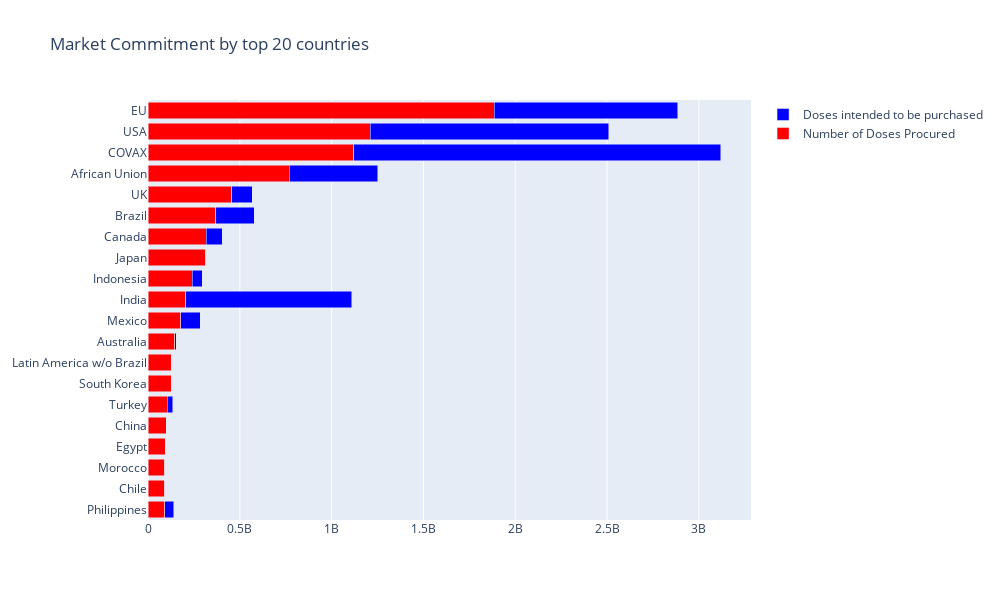

The code cell stored with this chart in its notebook:
### Code cell
fig = go.Figure()
fig.add_trace(go.Bar(
    y=df_purchase.index[-20:].values,
    x=df_purchase['Number of Doses Procured'][-20:].values,
    name='Number of Doses Procured',
    orientation='h',
    marker=dict(
        color='red',
        
    )
))
fig.add_trace(go.Bar(
    y=df_purchase.index[-20:].values,
    x=df_purchase[' Doses intended to be purchased  '][-20:].values,
    name='Doses intended to be purchased',
    orientation='h',
    marker=dict(
        color='blue',
        
    )
))
fig.update_layout(barmode='stack',height=600,width=1000,title='Market Commitment by top 20 countries'
    )
fig.show()

### Figure 1 — Plotly figure (JSON) as saved in the notebook; plotly's stock layout.template omitted (floating-point values rounded to 4 significant figures)
{"data": [{"name": "Number of Doses Procured", "y": ["Philippines", "Chile", "Morocco", "Egypt", "China", "Turkey", "South Korea", "Latin America w/o Brazil", "Australia", "Mexico", "India", "Indonesia", "Japan", "Canada", "Brazil", "UK", "African Union", "COVAX", "USA", "EU"], "marker": {"color": "red"}, "x": [90000000, 90200000, 91000000, 95000000, 100000000, 104500000, 126000000, 127600000, 144800000, 177830000, 205500000, 240500000, 314000000, 316000000, 370000000, 457000000, 770000000, 1120000000, 1210000000, 1885000000], "type": "bar", "orientation": "h"}, {"name": "Doses intended to be purchased", "y": ["Philippines", "Chile", "Morocco", "Egypt", "China", "Turkey", "South Korea", "Latin America w/o Brazil", "Australia", "Mexico", "India", "Indonesia", "Japan", "Canada", "Brazil", "UK", "African Union", "COVAX", "USA", "EU"], "marker": {"color": "blue"}, "x": [50600000, 0, 0, 0, 0, 30000000, 0, 0, 10000000, 106000000, 904500000, 55000000, 0, 88000000, 208000000, 112000000, 480000000, 2000000000, 1300000000, 1000000000], "type": "bar", "orientation": "h"}], "layout": {"barmode": "stack", "title": {"text": "Market Commitment by top 20 countries"}, "width": 1000, "height": 600}}
